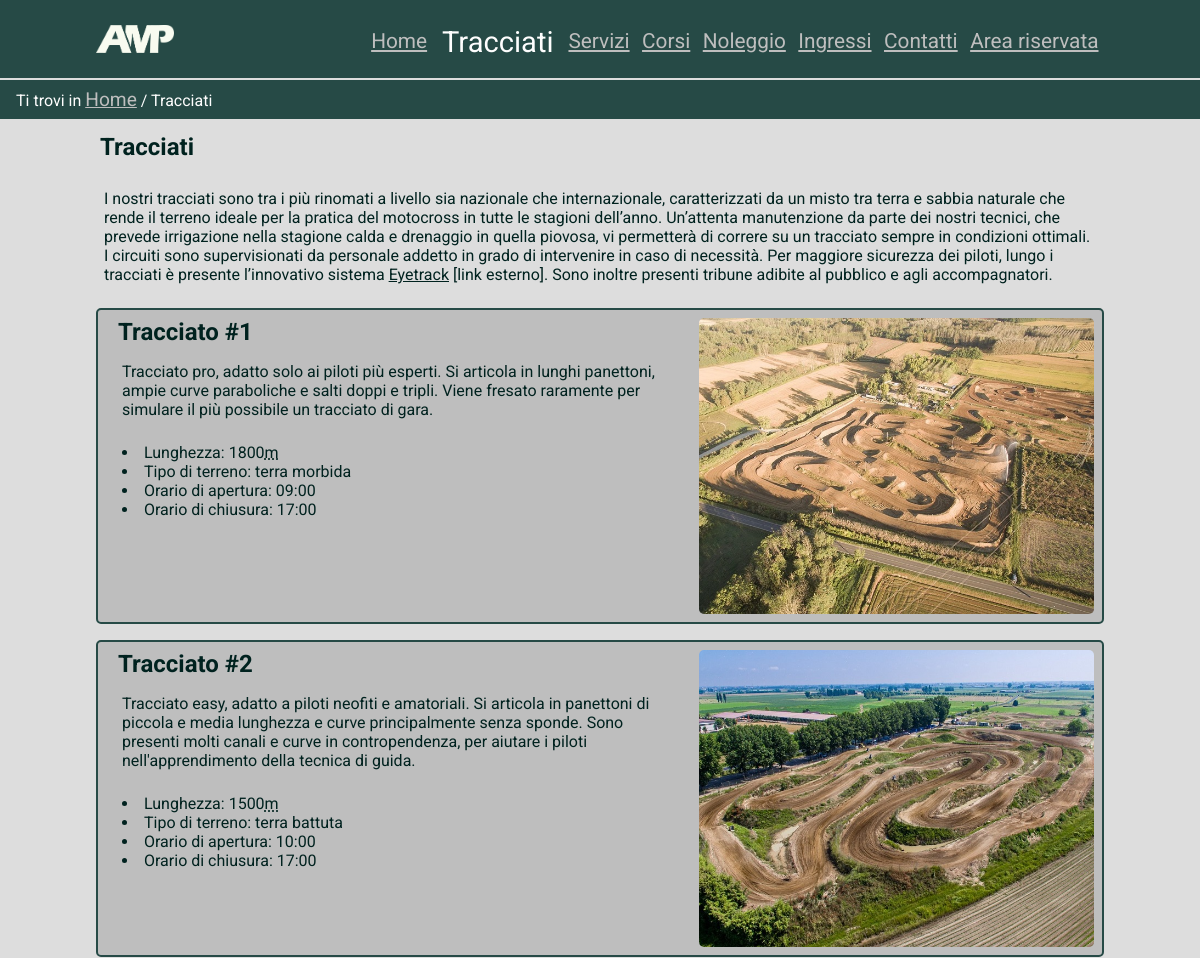
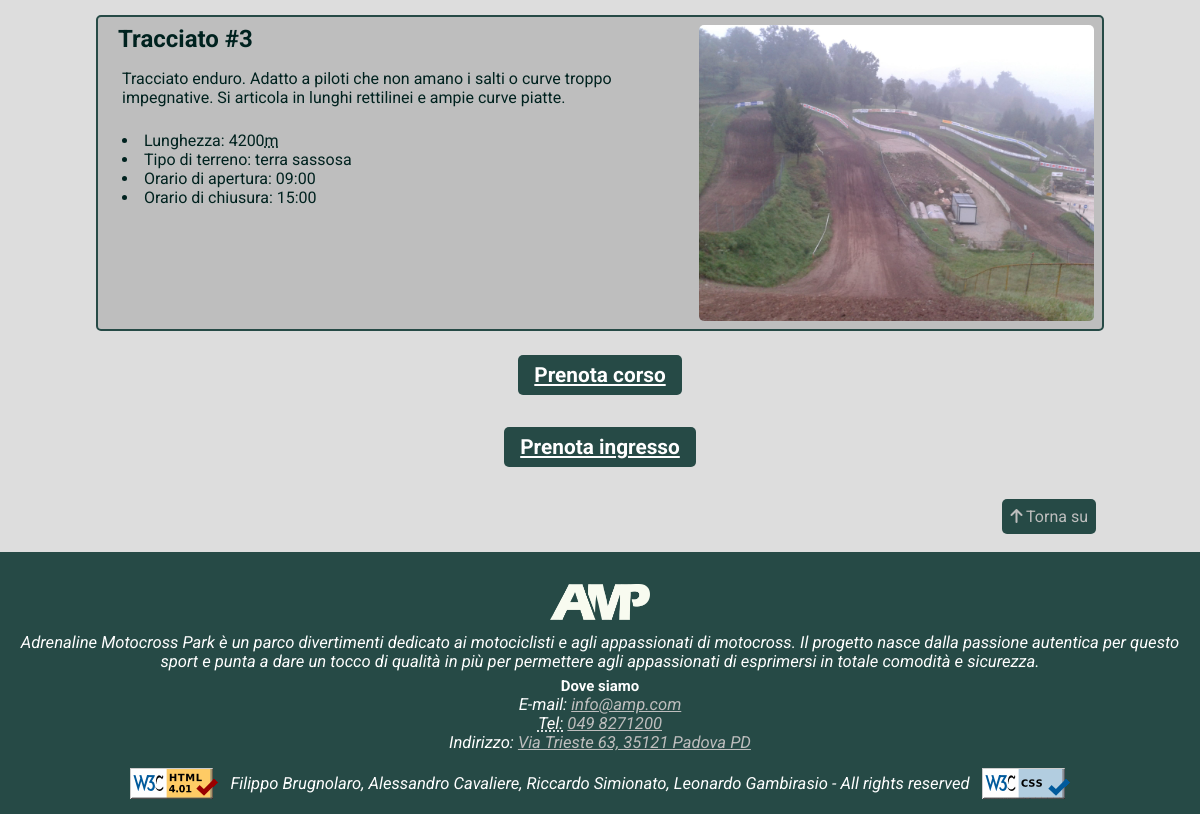
The page /tracciati/index.php on the database as committed earlier (2 pictures, top to bottom).
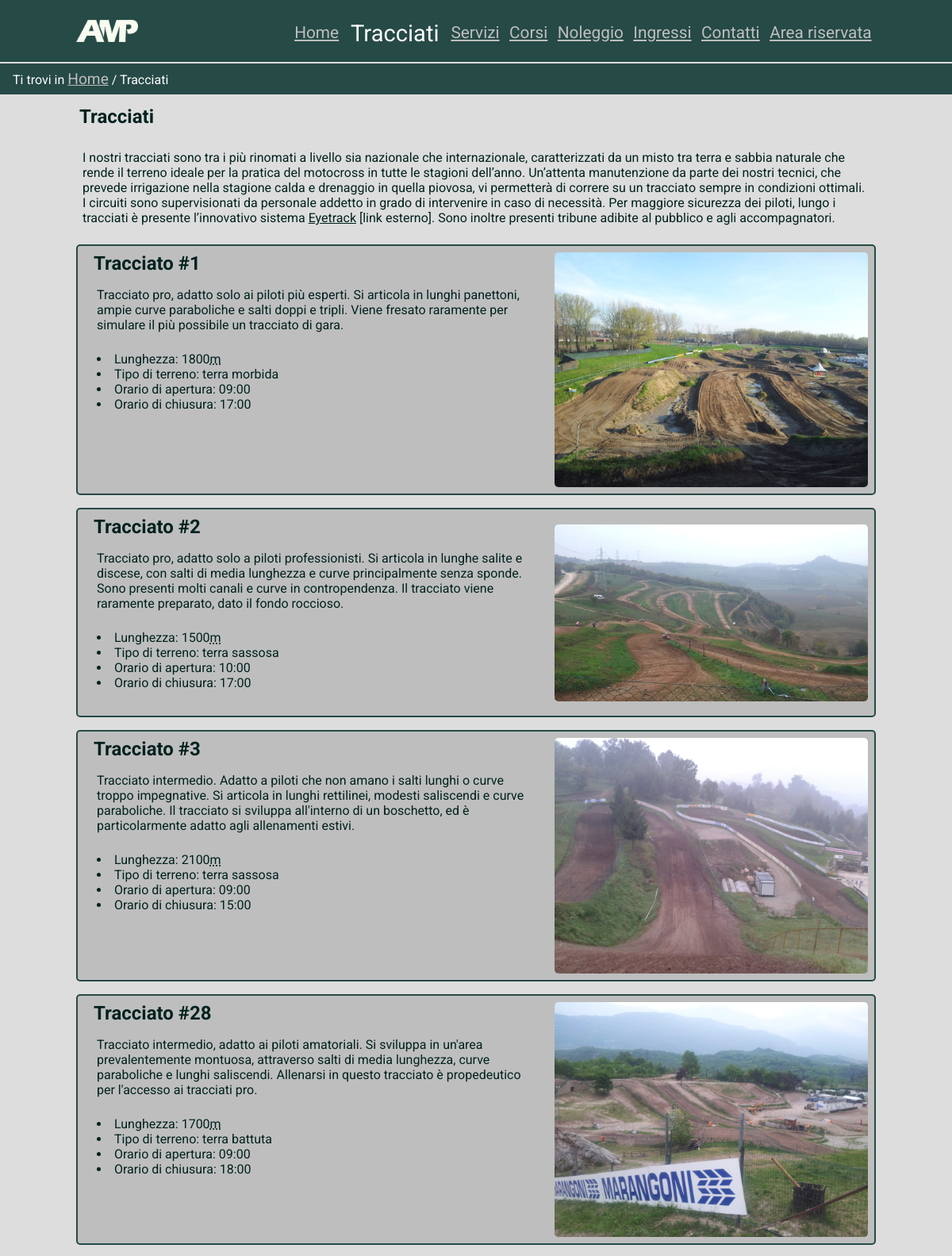
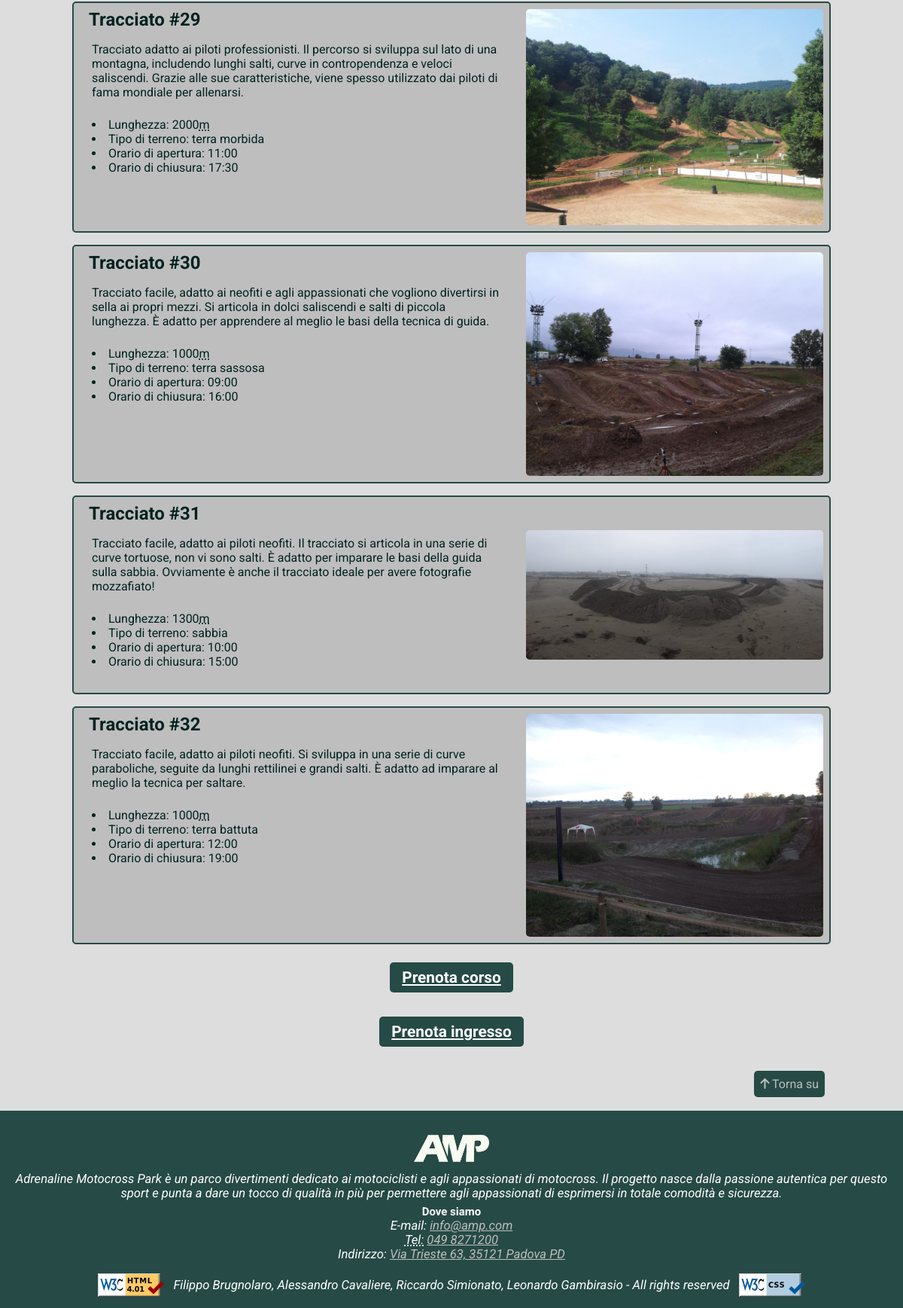
The same page on the database as committed later (2 pictures, top to bottom).
### tables this page shows
CREATE TABLE `pista` (
  `id` smallint(6) NOT NULL,
  `lunghezza` smallint(6) NOT NULL,
  `descrizione` text NOT NULL,
  `terreno` varchar(20) NOT NULL,
  `apertura` time NOT NULL,
  `chiusura` time NOT NULL,
  `foto` varchar(100) DEFAULT NULL
);

### utils/db.php (called while the page is built, shortened)
<?php
	class dbAccess {
		private $conn;
		public function openDB(): bool {
			$this->conn = mysqli_connect(dbAccess::HOST, dbAccess::USER, dbAccess::PSW, dbAccess::NAME);
			if(mysqli_connect_errno())
				return false;
			else
				return true;
		}
		public function getQueryResult(array $set) {
			$query = mysqli_query($this->conn,$set[0]);
			if(!mysqli_error($this->conn)) {
				if(mysqli_num_rows($query)) {
					$result = array();
					while($row = mysqli_fetch_assoc($query))
						array_push($result,$row);
					return $result;
				} else
					return null;
			} else
				throw new Exception($set[1]);
		}
}
?>

### tracciati/index.php (the view, shortened to what this page needs)
<?php
    require_once('../utils/db.php');
    $page = file_get_contents('tracciati.html');
    $conn = new dbAccess();
    $recordsBody = "";
    $globalError = "";
    $errorDetails = "";
    if($conn->openDB()) {
        try {
            $records = $conn->getQueryResult(dbAccess::QUERIES[4]);
            if($records !== null) {
                foreach($records as $record) {
                    $recordsBody .= '<article>';
                    $recordsBody .= '<div class="infoTracciato">';
                    $recordsBody .= '<h2>Tracciato <span aria-hidden="true">#</span>'.$record['id'].'</h2>';
                    $recordsBody .= '<p>'.$record['descrizione'].'</p>';
                    $record['terreno'][0] = strtolower($record['terreno'][0]);
                    $record['terreno'] = str_replace('_',' ',$record['terreno']);
                    $recordsBody .= '<ul>';
                    $recordsBody .= '<li>Lunghezza: '.$record['lunghezza'].'<abbr title=\'metri\'>m</abbr></li>';
                    $recordsBody .= '<li>Tipo di terreno: '.$record['terreno'].'</li>';
                    $recordsBody .= '<li>Orario di apertura: <time>'.substr($record['apertura'],0,5).'</time></li>';
                    $recordsBody .= '<li>Orario di chiusura: <time>'.substr($record['chiusura'],0,5).'</time></li>';
                    $recordsBody .= '</ul>';
                    $recordsBody .= '</div>';
                    if($record['foto'] != null)
                        $recordsBody .= '<img src=\''.('../images/tracks/'.$record['foto']).'\' alt=\'\' class=\'imgTracciati\'>';
                    $recordsBody .= '</article>';
                }
            } else {
                $errorDetails = 'Nessun tracciato ancora presente.';
            }
        } catch (Throwable $t) {
            $errorDetails = $t->getMessage();
        }
    } else
        $globalError = 'Errore di connessione, riprovare più tardi.';
    $page = str_replace('<globalError/>',$globalError,$page);
    $page = str_replace('<erroreTracciati/>',$errorDetails,$page);
    $page = str_replace('<dettaglioTracciati/>',$recordsBody,$page);
    echo $page;
?>

### css/print.css (style rules this page uses)
* { padding: 0; margin: 0; }
html { font-family: "Times New Roman", Times, serif; margin: auto; }
p, li { font-size: 1.0em; }
h1 { font-size: 1.5em; }
h2 { font-size: 1.0em; }
h3 { font-size: 1.0em; }
ul { padding-left: 2.0em; }
abbr { content: "" attr(title); }
a:after { content: " ["attr(href) "]"; }
a { color: gray; text-decoration: none; }
.logobox { text-align: center; }
img { display: none; }
article { margin-top: 0.5em; margin-bottom: 0.5em; }
li { display: list-item; }
abbr { text-decoration: none; }
footer { margin-top: 2em; padding: 1em; border: 1px solid black; }
footer p { font-style: italic; font-size: 0.9em; }
footer h3 { margin-top: 0.5em; }
#menu { display: none; }
#breadcrumb { margin-top: 1em; margin-bottom: 1em; }
#breadcrumb a::after { content: ""; }
#topButton { display: none; }
.footerInfo { text-align: center; }
.footerValid { margin-top: 0.5em; }
.button a { display: none; }

Rows that differ between the two databases and show on the page:
changed pista id 1: foto: a different picture
changed pista id 2: descrizione "Tracciato easy, adatto a piloti neofiti e amatoriali. Si articola in panettoni di piccola e media lunghezza e curve principalmente senza sponde. Sono presenti molti canali e curve in contropendenza, per aiutare i piloti nell'apprendimento della tecnica di guida." → "Tracciato pro, adatto solo a piloti professionisti. Si articola in lunghe salite e discese, con salti di media lunghezza e curve principalmente senza sponde. Sono presenti molti canali e curve in contropendenza. Il tracciato viene raramente preparato, dato il fondo roccioso."; terreno "terra battuta" → "terra sassosa"; foto: a different picture
changed pista id 3: descrizione "Tracciato enduro. Adatto a piloti che non amano i salti o curve troppo impegnative. Si articola in lunghi rettilinei e ampie curve piatte." → "Tracciato intermedio. Adatto a piloti che non amano i salti lunghi o curve troppo impegnative. Si articola in lunghi rettilinei, modesti saliscendi e curve paraboliche. Il tracciato si sviluppa all'interno di un boschetto, ed è particolarmente adatto agli allenamenti estivi."; lunghezza "4200" → "2100"
added pista: id "28", descrizione "Tracciato intermedio, adatto ai piloti amatoriali. Si sviluppa in un'area prevalentemente montuosa, attraverso salti di media lunghezza, curve paraboliche e lunghi saliscendi. Allenarsi in questo tracciato è propedeutico per l'accesso ai tracciati pro.", lunghezza "1700", terreno "terra battuta", apertura "09:00", chiusura "18:00", foto (picture)
added pista: id "29", descrizione "Tracciato adatto ai piloti professionisti. Il percorso si sviluppa sul lato di una montagna, includendo lunghi salti, curve in contropendenza e veloci saliscendi. Grazie alle sue caratteristiche, viene spesso utilizzato dai piloti di fama mondiale per allenarsi.", lunghezza "2000", terreno "terra morbida", apertura "11:00", chiusura "17:30", foto (picture)
added pista: id "30", descrizione "Tracciato facile, adatto ai neofiti e agli appassionati che vogliono divertirsi in sella ai propri mezzi. Si articola in dolci saliscendi e salti di piccola lunghezza. È adatto per apprendere al meglio le basi della tecnica di guida.", lunghezza "1000", terreno "terra sassosa", apertura "09:00", chiusura "16:00", foto (picture)
added pista: id "31", descrizione "Tracciato facile, adatto ai piloti neofiti. Il tracciato si articola in una serie di curve tortuose, non vi sono salti. È adatto per imparare le basi della guida sulla sabbia. Ovviamente è anche il tracciato ideale per avere fotografie mozzafiato!", lunghezza "1300", terreno "sabbia", apertura "10:00", chiusura "15:00", foto (picture)
added pista: id "32", descrizione "Tracciato facile, adatto ai piloti neofiti. Si sviluppa in una serie di curve paraboliche, seguite da lunghi rettilinei e grandi salti. È adatto ad imparare al meglio la tecnica per saltare.", lunghezza "1000", terreno "terra battuta", apertura "12:00", chiusura "19:00", foto (picture)
